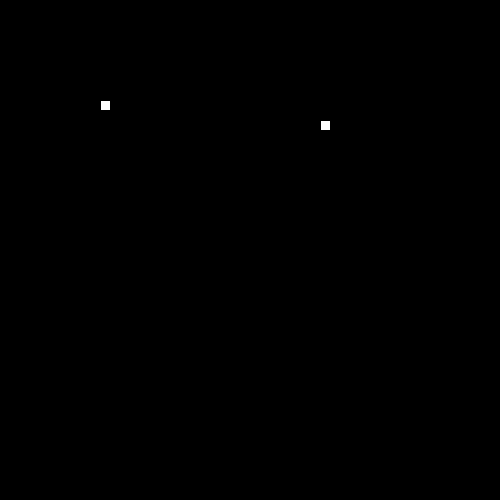
Frame 1 (no input)
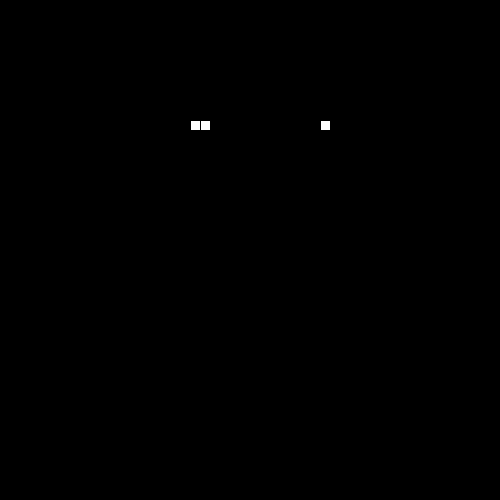
Frame 60 (the mouse pressed at the canvas centre just before this capture)
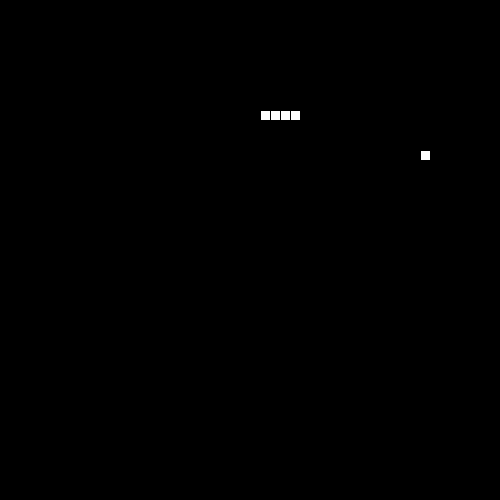
Frame 120 (the mouse held since frame 60 and released just before this capture)

The Processing sketch that drew these frames (run headless with seeded random() and noise(); from frame 60 on, the mouse is pressed at the canvas centre):

// Processing sketch: SnakeRecipe
// ── SnakeRecipe.pde

// 1. Follow the recipe instructions inside the Segment class.
//sorry i cant do that
// The Segment class will be used to represent each part of the moving snake
int playerdirection = 0;
class Segment {

  //2. Create x and y member variables to hold the location of each segment.
int x;
int y;
  // 3. Add a constructor with parameters to initialize each variable.
Segment(int x2,int y2){
  x = x2;
  y = y2;
}

  // 4. Add getter and setter methods for both the x and y member variables.
  int getx(){
    return x;
  }
  int gety(){
    return y;
  }
  void setx(int x){
    this.x = x;
  }
   void sety(int y){
    this.y = y;
  }
}


// 5. Create (but do not initialize) a Segment variable to hold the head of the Snake
Segment head;


// 6. Create and initialize a String to hold the direction of your snake e.g. "up"
String direction = "up";


// 7. Create and initialize a variable to hold how many pieces of food the snake has eaten.
// give it a value of 1 to start.
int food =0;


// 8. Create and initialize foodX and foodY variables to hold the location of the food.
int foodX = ((int)random(50)*10);
int foodY = ((int)random(50)*10);
// (Hint: use the random method to set both the x and y to random locations within the screen size (500 by 500).)

//int foodX = ((int)random(50)*10);



void setup() {

  // 9. Set the size of your sketch (500 by 500).

  size(500, 500);


  // 10. initialize your head to a new segment.
head = new Segment(100,100);

  // 11. Use the frameRate(int rate) method to set the rate to 20.
  frameRate(20);
}


void draw() {

  background(0);


  //12. Call the manageTail, drawFood, drawSnake, move, and collision methods.
  manageTail();
  drawFood();
  drawSnake();
  move();
  player();
  collision();
  
}


// 13. Complete the drawFood method below. (Hint: each piece of food should be a 10 by 10 rectangle).

void drawFood() {
  rect(foodX,foodY,10,10);
 // foodX = ((int)random(50)*10);
//foodY = ((int)random(50)*10);
  
  
}


//14. Draw the snake head (use a 10 by 10 rectangle)

void drawSnake() {
rect(head.getx(),head.gety(),10,10);

  //test your code
}


// 15. Complete the move method below.

void move() {

  // 16. Using a switch statement, make your snake head move by 10 pixels in the correct direction.
  //This is an incomplete switch statement:
  
  switch(direction) {
  case "up":
    head.sety(head.gety()-10);
    break;
  case "down":
    head.sety(head.gety()+10); 
    break;
  case "left":
   head.setx(head.getx()-10);
    break;
  case "right":
    head.setx(head.getx()+10);
    break;
  }
  


  // 17. Call the checkBoundaries method to make sure the snake head doesn't go off the screen.
  checkBoundaries();
}


// 18. Complete the keyPressed method below. Use if statements to set your direction variable depending on what key is pressed.

void keyPressed() {
  println(keyCode);
  if(keyCode==38&&!direction.equals("down")){
    direction="up";
  }else if(keyCode==40&&!direction.equals("up")){
    direction="down";
  }else if(keyCode==37&&!direction.equals("right")){
    direction="left";
  }
  else if(keyCode==39&&!direction.equals("left")){
    direction="right";
  }
  if(keyCode==32){
    frameRate(1000);
  }else{
    frameRate(20);
  }
}


void player() {
  int ydistance = foodY-head.gety();
  if(foodX==head.getx()){
    if(ydistance<0){
      if(!direction.equals("down")){
        
    direction="up";
      }
  }else{
    if(!direction.equals("up")){
    direction="down";
    }
  }
  }
  int xdistance = foodX-head.getx();
  
  if(foodY==head.gety()){
     if(xdistance<0){
       if(!direction.equals("right")){
    direction="left";
     }
  }else{
    if(!direction.equals("left")){
    direction="right";
  }
  } 

  
  }
  
  
  
  
}
// 19. check if your head is out of bounds (teleport your snake head to the other side).

void checkBoundaries() {
  if(head.getx()>=500){
    head.setx(0);
  }
  if(head.gety()>=500){
    head.sety(0);
  }
  if(head.getx()<0){
    head.setx(500);
  }
  if(head.gety()<0){
    head.sety(500);
  }
}



//20. Make sure that the key for your current direction’s opposite doesn’t work(i.e. If you’re going up, down key shouldn’t work)



// 21. Complete the missing parts of the collision method below.

void collision() {

  // If the segment is colliding with a piece of food...
  if(head.getx()==foodX&&head.gety()==foodY){
    food++;
    foodX=(int)random(50)*10;
    foodY=(int)random(50)*10;
  }
     // Increase the amount of food eaten and set foodX and foodY to new random locations.
}



/**
 
 ** Part 2: making the tail (the rest of the snake)
 
 **/

//  1. Create and initialize an ArrayList of Segments. (This will be your snake tail!)
ArrayList<Segment> array = new ArrayList<Segment>();

// 2. Complete the missing parts of the manageTail method below and call it in the draw method.

void manageTail() {

  //Call the drawTail and checkTailCollision methods.
drawTail();
checkTailCollision();
  // Add a new Segment to your ArrayList that has the same X and Y as the head of your snake.
array.add(new Segment(head.getx(),head.gety()));
  // To keep your tail the right length:
  // while the tail size is greater than the number of food pieces eaten, remove the first Segment in your tail.
while(array.size()-1>food){
  array.remove(0);
}
}

void drawTail() {
    // Draw a 10 by 10 rectangle for each Segment in your snake ArrayList.
    for( int i = 0; i<array.size();i++){
      rect(array.get(i).getx(),array.get(i).gety(),10,10);
    }
}


// 3. Complete the missing parts of the bodyCollision method below.

void checkTailCollision() {

  // If your head has the same location as one of your segments...
for(int i = 0;i<array.size();i++){
  if(head.getx()==array.get(i).getx()&&head.gety()==array.get(i).gety()){
    food=0;
  }
}
  // reset your food variable

  //Call this method at the beginning of your manageTail method.
}
